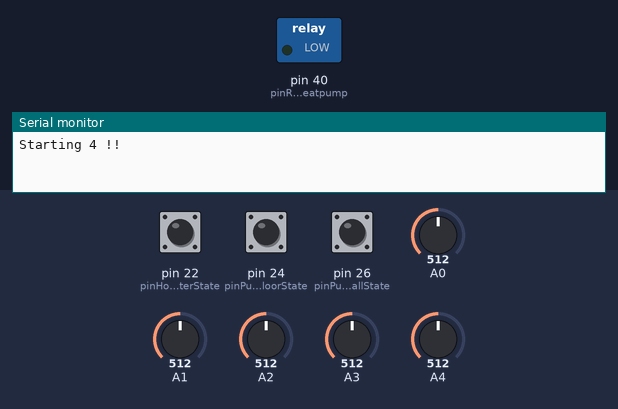
A program run on a simulated Arduino Mega 2560, built with avr-gcc and run on an emulated ATmega2560. On the bench: switched loads named in the program (green lamp = pin HIGH), the last lines printed to the serial monitor. Inputs (shaded band) come from the test bench; at power-on: pin 22 (pinHotWaterState) HIGH, pin 24 (pinPumpFloorState) HIGH, pin 26 (pinPumpWallState) HIGH, A0 = 512, A1 = 512, A2 = 512, A3 = 512, A4 = 512.

Above: at 0.1 s.
At 1.1 s:
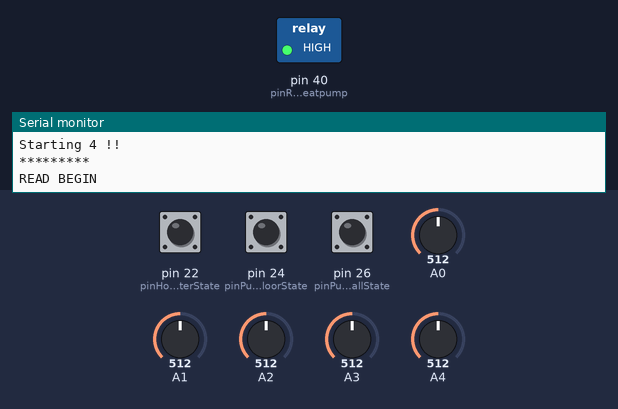
Timing chart, 0 to 49.6 s (numbered marks = the images above):
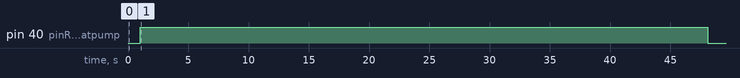

Measured:
- by itself, pin 40 (pinRelayHeatpump): LOW → HIGH at 1.0 s, → LOW 47.1 s later

The program:

main.cpp
```cpp
#include "Arduino.h"
#include <math.h>

//Serial pc(USBTX, USBRX); // tx, rx

//DigitalOut led1(LED1);
#define NUMPINS 5
#define ON 1
#define OFF 0
int inputs[NUMPINS];
double temperatures[NUMPINS];
int pinHotWaterState = 22;
int pinPumpFloorState = 24;
int pinPumpWallState = 26;
int pinRelayHeatpump = 40;
int countRelay;
int relayState = OFF;
#define ID_TEMP_CV 3
#define TEMP_CV_OFF 30
#define TEMP_CV_ON 28

/*AnalogIn temp0(A0);
AnalogIn temp1(A1);
AnalogIn temp2(A2);
//AnalogIn temp3(A3);
AnalogIn temp4(A4);
AnalogIn temp5(A5);
AnalogIn* inputs[NUMPINS];
DigitalIn temphum(D2);
DigitalIn blueButton(BUTTON1);
DigitalOut d4(D4);
DHT dht1(D2, DHT22, &pc);

time_t curTime = 0;*/


// resistance at 25 degrees C
#define THERMISTORNOMINAL 9700
// temp. for nominal resistance (almost always 25 C)
#define TEMPERATURENOMINAL 25
// how many samples to take and average, more takes longer
// but is more 'smooth'
#define NUMSAMPLES 15
// The beta coefficient of the thermistor (usually 3000-4000)
#define BCOEFFICIENT 3950
// the value of the 'other' resistor
#define SERIESRESISTOR 10000


void convertTemp(int id, double average) {

  // convert the value to resistance
  average = 1023 / average - 1;
  average = SERIESRESISTOR / average;
  Serial.print("Thermistor ");
  Serial.print(id);
  Serial.print(" resistance: ");
  Serial.println(average, 2);

  double steinhart;
  steinhart = average / THERMISTORNOMINAL;     // (R/Ro)
  steinhart = log(steinhart);                  // ln(R/Ro)
  steinhart /= BCOEFFICIENT;                   // 1/B * ln(R/Ro)
  steinhart += 1.0 / (TEMPERATURENOMINAL + 273.15); // + (1/To)
  steinhart = 1.0 / steinhart;                 // Invert
  steinhart -= 273.15;                         // convert to C

  Serial.print("Temperature ");
  Serial.print(id);
  Serial.print(": ");
  Serial.print(steinhart, 2);
  temperatures[id] = steinhart;
  Serial.println("*C");

}

void readAllAnalog() {
    int values[NUMPINS];

    for (int j=0; j< NUMPINS; j++) {
        values[j] = 0;
    }

    // take N samples in a row, with a slight delay
    for (int i=0; i< NUMSAMPLES; i++) {
        for (int j=0; j< NUMPINS; j++) {
            values[j] += analogRead(inputs[j]);
        }
        delay(500);
    }

    for (int j=0; j< NUMPINS; j++) {
        double raw = (values[j] / NUMSAMPLES);
        convertTemp(j, raw);
    }
}

void readAllDigital() {
  int sensorVal = digitalRead(pinHotWaterState);
  Serial.print("State HotWater: ");
  Serial.println((sensorVal == 0 ? 1 : 0));

  sensorVal = digitalRead(pinPumpFloorState);
  Serial.print("State PumpFloor: ");
  Serial.println((sensorVal == 0 ? 1 : 0));

  sensorVal = digitalRead(pinPumpWallState);
  Serial.print("State PumpWall: ");
  Serial.println((sensorVal == 0 ? 1 : 0));
}

void setRelays() {
  if (relayState == OFF) {
    if (temperatures[ID_TEMP_CV] < TEMP_CV_ON) {
      countRelay++;
    }
    if (countRelay > 5) {
      countRelay = 0;
      relayState = ON;
      digitalWrite(pinRelayHeatpump, LOW);
    }
    Serial.print("State HeatpumpCV: 0");
  }
  else {
    if (temperatures[ID_TEMP_CV] > TEMP_CV_OFF) {
      countRelay++;
    }
    if (countRelay > 5) {
      countRelay = 0;
      relayState = OFF;
      digitalWrite(pinRelayHeatpump, HIGH);
    }
    Serial.print("State HeatpumpCV: 1");
  }
}

void readAll() {
  Serial.println("READ BEGIN");
  readAllAnalog();
  readAllDigital();
  setRelays();
  Serial.println("READ END");
}

void setup() {
  Serial.begin(9600);

  // connect AREF to 3.3V and use that as VCC, less noisy!
  analogReference(EXTERNAL);

  pinMode(pinHotWaterState, INPUT_PULLUP);
  pinMode(pinPumpFloorState, INPUT_PULLUP);
  pinMode(pinPumpWallState, INPUT_PULLUP);
  pinMode(pinRelayHeatpump, OUTPUT);

}


void loop() {
  Serial.println("Starting 4 !!");
  delay(1000);
  inputs[0] = A0;
  inputs[1] = A1;
  inputs[2] = A2;
  inputs[3] = A3;
  inputs[4] = A4;
  countRelay = 0;

  digitalWrite(pinRelayHeatpump, HIGH); //relays have inverse logic

  while(true) {
    Serial.println("*********");
    readAll();
  }
}
```
